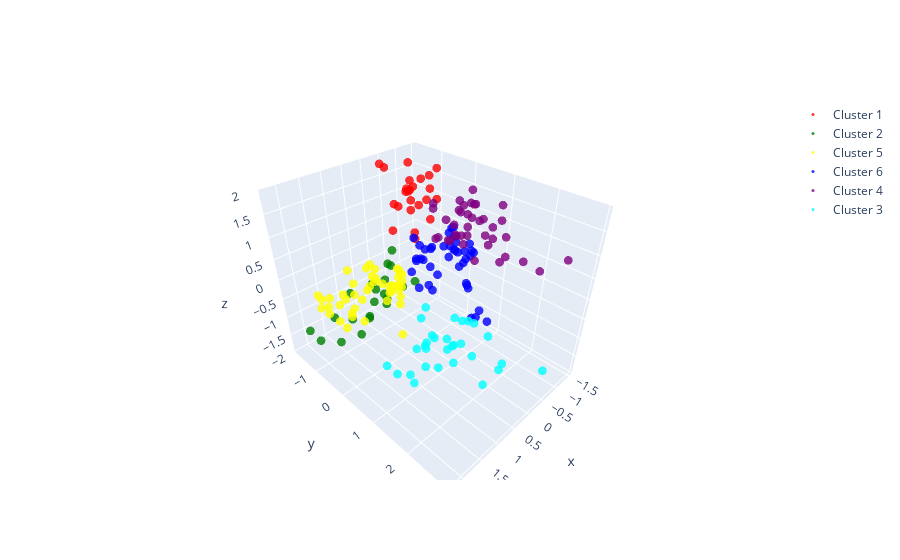

The cell this chart's notebook holds for it:
### Code cell
from scipy.cluster.hierarchy import fcluster

# Define el número de clusters 
num_clusters = 6

# Añade los clusters a tu DataFrame
df['Cluster_centroid'] = fcluster(linked, num_clusters, criterion='maxclust')

# Define los colores para cada cluster
colores = ['blue', 'red', 'green', 'cyan', 'purple', 'yellow']

fig = go.Figure()

# Scatter plot para cada cluster
for i in df['Cluster_centroid'].unique():
  df_cluster = df[df['Cluster_centroid'] == i]
  fig.add_trace(go.Scatter3d(
    x = df_cluster['Age'], 
    y = df_cluster['Annual Income'], 
    z = df_cluster['Spending Score'], 
    mode = 'markers',
    marker = dict(
      size = 3,
      color = colores[i % len(colores)],
      opacity = 0.8
    ),
    name = 'Cluster ' + str(i)
  ))

fig.show()
